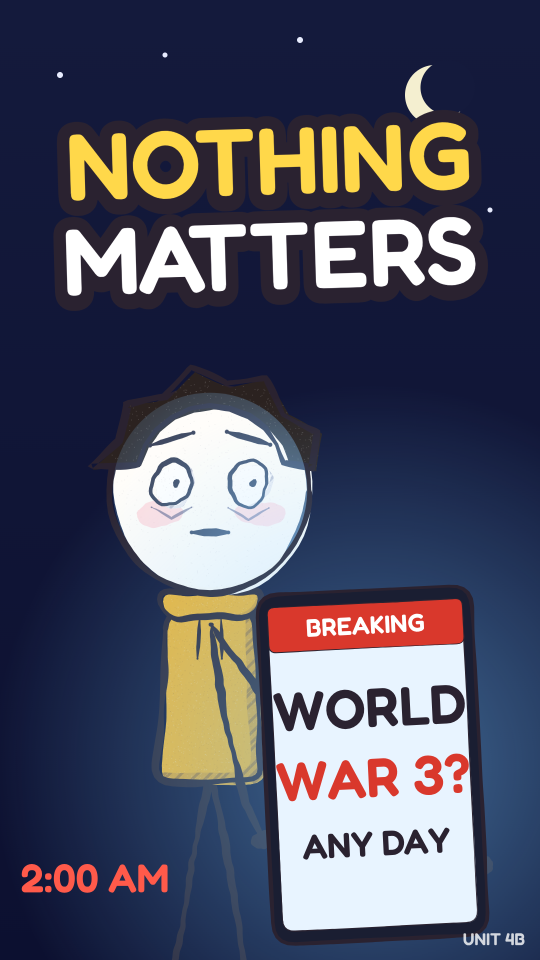
#> input picture episodes/16-last-day-on-earth/film/thumbs/thumb_A.png, 1080 x 1920 px, found by its file name (shown at 1/2 size); its folder holds 3 pictures in this run
$ python thumbsheet.py
#> lines starting #> are read from the running program, lines starting #| are printed output that depends on the picture
from PIL import Image, ImageDraw, ImageFont
import glob, shutil
F='/usr/share/fonts/**/DejaVuSans-Bold.ttf'; p=glob.glob(F,recursive=True)[0]
f=ImageFont.truetype(p,40); f2=ImageFont.truetype(p,24)
OUT='../../../channel/release/tap08/'
big_w=480; big_h=int(big_w*1920/1080); sm_w=150; sm_h=int(sm_w*1920/1080)
pad=30; lab=60; W=pad+3*(big_w+pad); H=lab+big_h+pad+sm_h+pad+40
sh=Image.new('RGB',(W,H),(245,245,245)); d=ImageDraw.Draw(sh)
#> after `sh = Image.new('RGB', (W, H), (245, 245, 245))`: sh: PIL image 1560x1279 RGB; every value is 245
for i,k in enumerate('ABC'):
    im=Image.open(f'thumbs/thumb_{k}.png').convert('RGB'); im.save(f'{OUT}thumb_{k}.png'); x=pad+i*(big_w+pad)
#> further down, im is the input picture: PIL image 1080x1920 RGB; mean R, G, B 79.1, 80.2, 97.7
    d.text((x,10),f'Option {k}',fill=(0,0,0),font=f)
    sh.paste(im.resize((big_w,big_h),Image.LANCZOS),(x,lab))
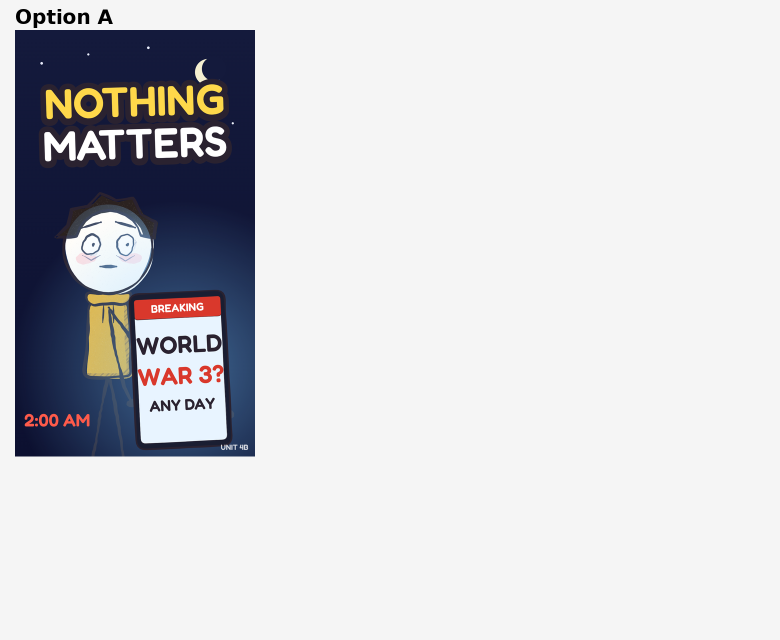
#> sh: PIL image 1560x1279 RGB (shown at 1/2 size); mean R, G, B 210.6, 210.9, 214.4
    sh.paste(im.resize((sm_w,sm_h),Image.LANCZOS),(x,lab+big_h+pad))
    d.text((x+sm_w+15,lab+big_h+pad+sm_h//2-15),'phone size',fill=(90,90,90),font=f2)
#> pass 2 of the loop `for i,k in enumerate('ABC'):`:
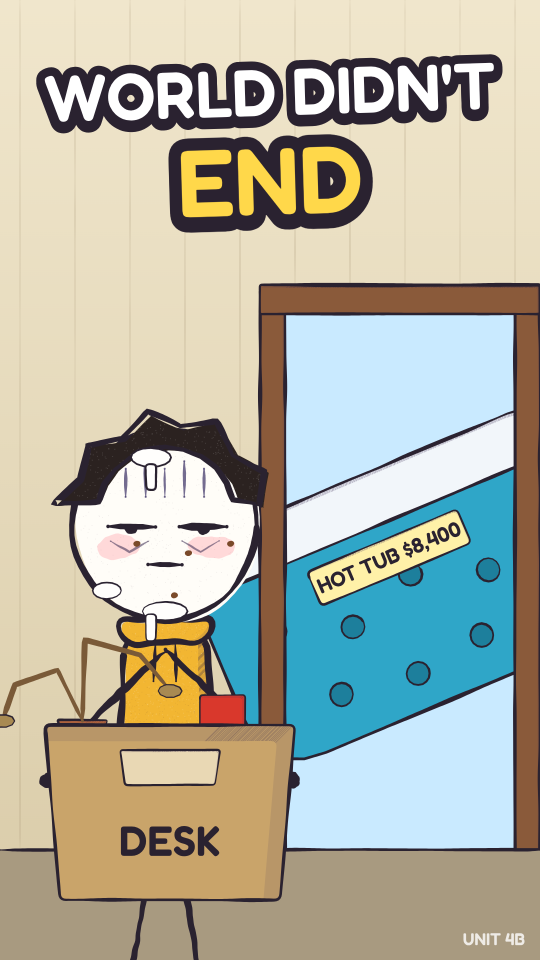
#> input picture episodes/16-last-day-on-earth/film/thumbs/thumb_B.png, 1080 x 1920 px, found by its file name (shown at 1/2 size)
#> im is the input picture: PIL image 1080x1920 RGB; mean R, G, B 180, 180.5, 165.1
#> `sh.paste(im.resize((big_w,big_h),Image.LANCZOS),(x,lab))`:
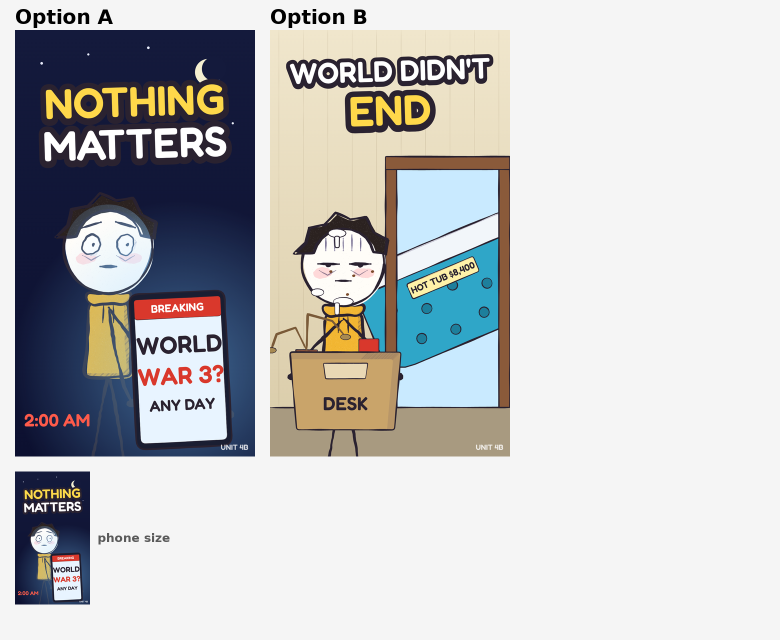
#> sh: PIL image 1560x1279 RGB (shown at 1/2 size); mean R, G, B 193.5, 193.9, 194.7
#> pass 3 of the loop `for i,k in enumerate('ABC'):`:
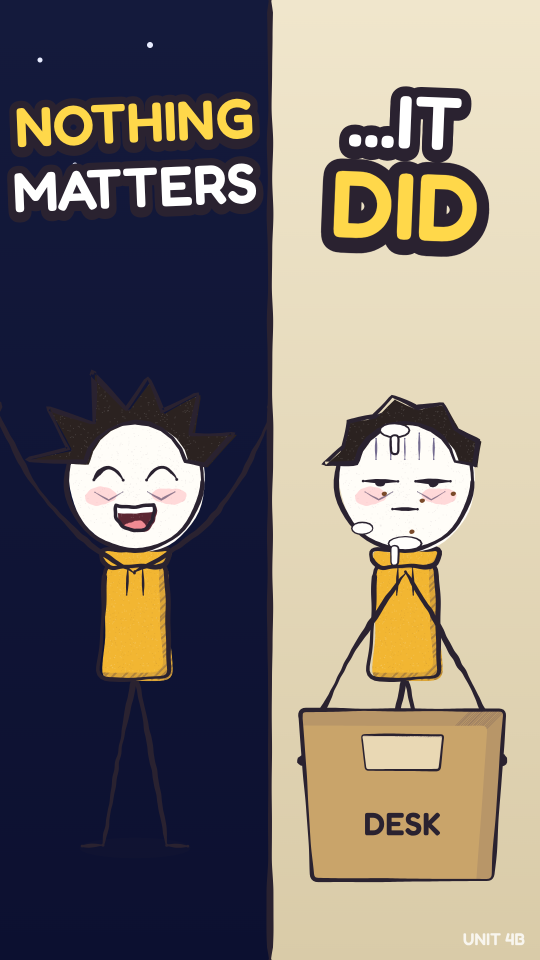
#> input picture episodes/16-last-day-on-earth/film/thumbs/thumb_C.png, 1080 x 1920 px, found by its file name (shown at 1/2 size)
#> im is the input picture: PIL image 1080x1920 RGB; mean R, G, B 125.7, 118, 112.3
#> `sh.paste(im.resize((big_w,big_h),Image.LANCZOS),(x,lab))`:
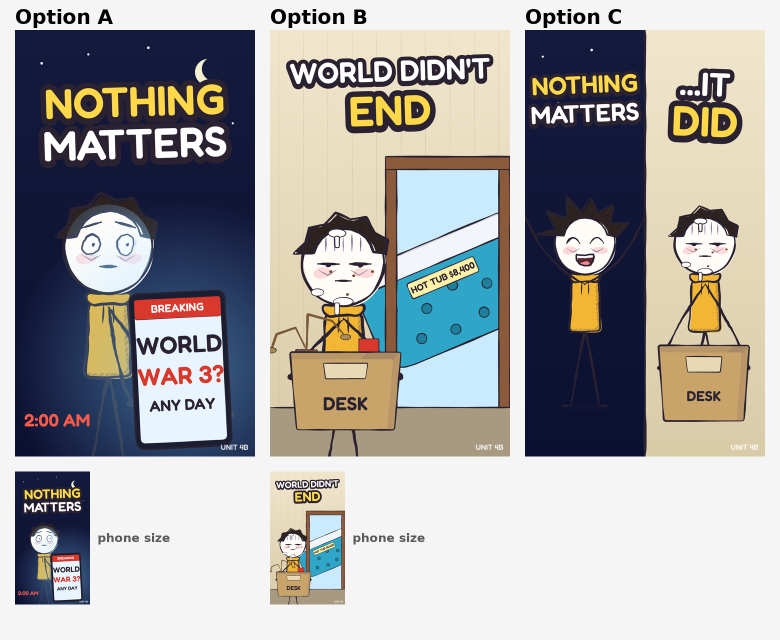
#> sh: PIL image 1560x1279 RGB (shown at 1/2 size); mean R, G, B 167.4, 166.2, 165.4
sh.save(OUT+'thumbsheet.png')
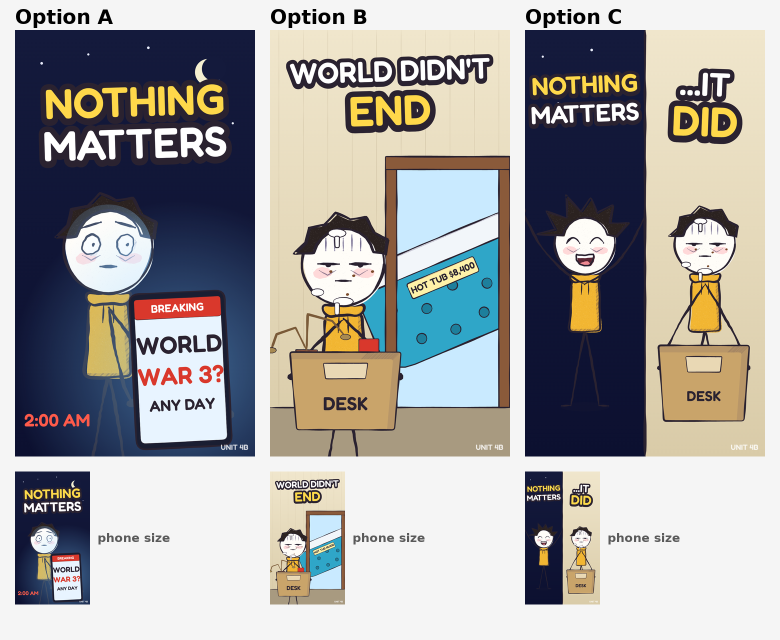
#> saved as thumbsheet.png: PIL image 1560x1279 RGB (shown at 1/2 size); mean R, G, B 164.9, 163.5, 162.7
